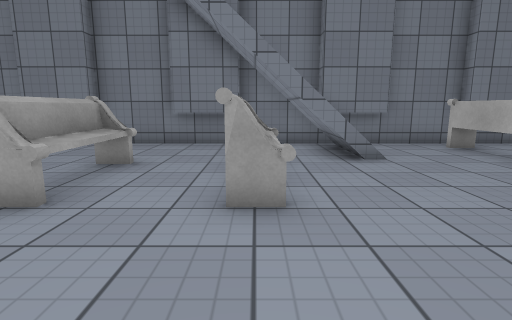
view 1 (above)

17 first-person views from a walk through a Unity game level. The camera is 1.2 m above the floor, tilts 10° down and sees 80° across. The floor is counted in squares, 1 m on a side. Each view is taken from the middle of a square. On the plan, view 1 faces up. The plan holds only what a view shows up to about 13 squares ahead; the rest is blank. The place goes on beyond the plan. Some animated figures are left out. Some surface patterns are stand-ins.

view 2
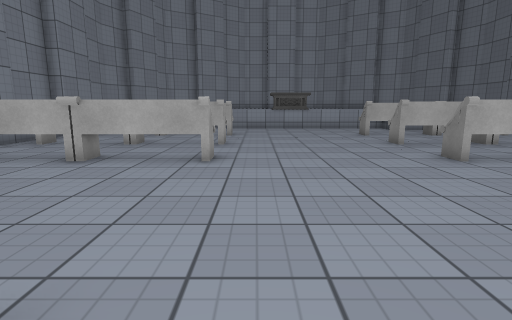

view 3
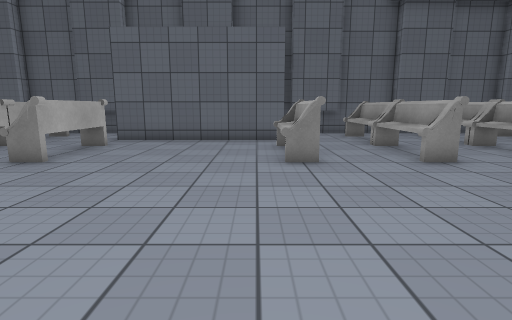

view 4
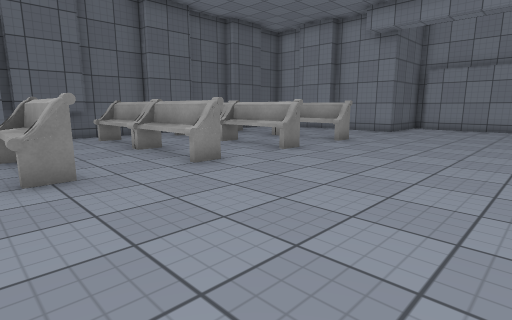

view 5
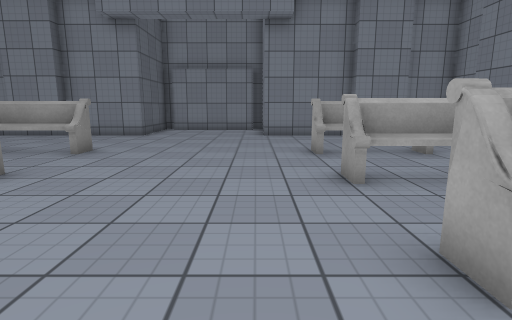

view 6
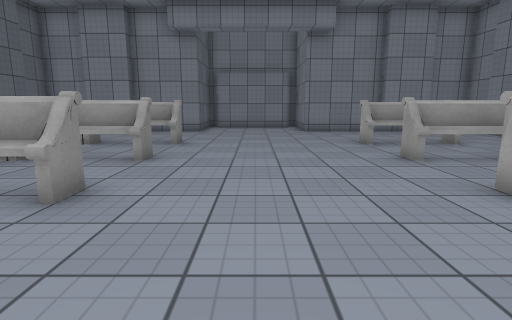

view 7
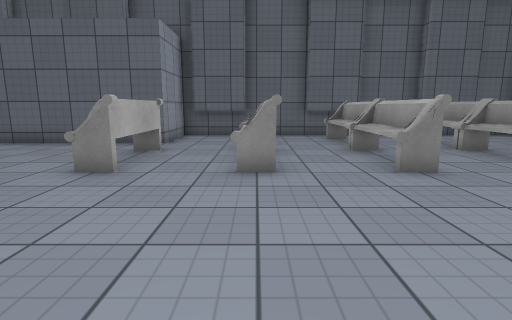

view 8
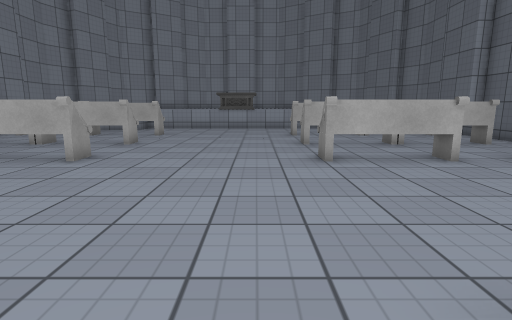

view 9
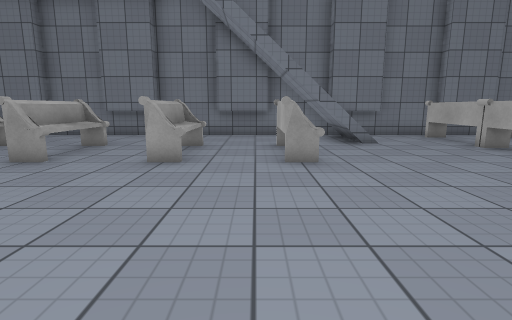

view 10
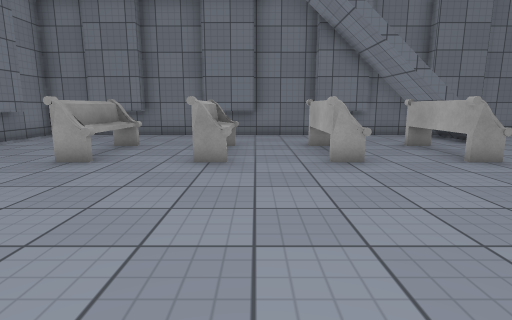

view 11
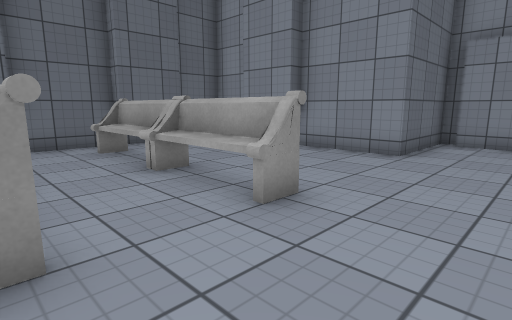

view 12
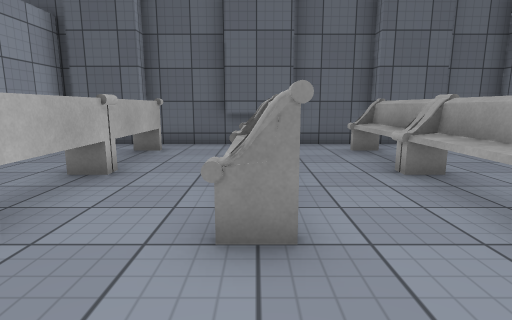

view 13
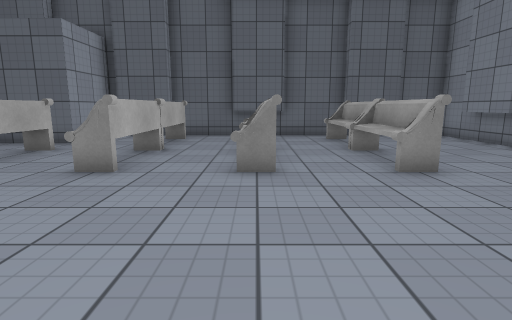

view 14
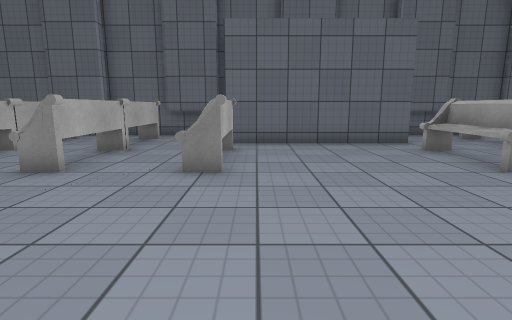

view 15
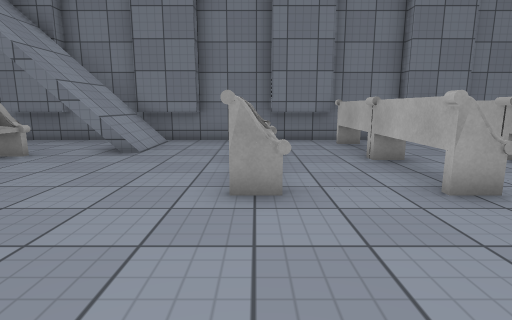

view 16
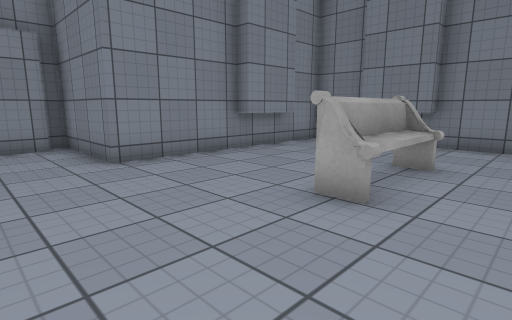

view 17
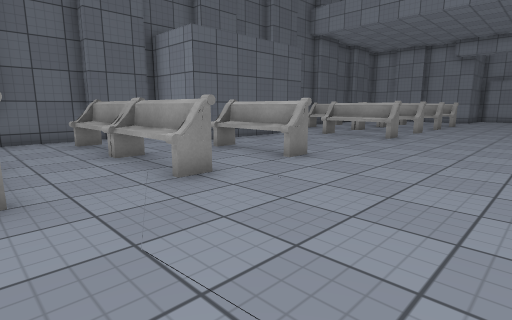

### Floor plan
Points are (right, up) in squares from view 1. A wall is a line through its corners. A room is listed if a view was taken in it or the views show most of it. See-through windows are left out.
Room 1 (views 1, 2, 3, 4, 5, 6, 7, 8, 9, 10, 11, 12, 13, 14, 15, 16, 17)
walls: (2.5, 6.9) (0.6, 6.9); (-0.5, 9.4) (-2.6, 9.4); (-5.1, 9.4) (-7.1, 9.4); (4, 9.4) (2, 9.4); (-2.6, -9.9) (-2.6, -9.3) (-0.5, -9.3); (-7.1, -9.3) (-5.1, -9.3) (-5.1, -9.9); (-9.6, 9.4) (-11.8, 9.4); (-6.3, -9.8) (0, -9.8) (0, -7) (6, -7) (6, -9.8); (6.5, -9.3) (8.5, -9.3) (8.5, -9.9); (8.6, 9.4) (6.5, 9.4); (7.2, -9.8) (11.1, -9.8) (11.1, -9.3) (12.5, -9.3); (-11.5, 9.9) (-13.7, 9.9) (-13.7, 2.3) (-15.5, 2.3); (-13.2, 8) (-13.2, 5.9) (-13.7, 5.9); (-10.4, -9.8) (-6.8, -9.8); (-13.7, -5.9) (-13.7, -9.8) (-11.9, -9.8); (-11.8, -9.3) (-9.6, -9.3) (-9.6, -9.9); (-15.5, -2.7) (-13.7, -2.7) (-13.7, -5.7) (-13.2, -5.7) (-13.2, -7.9); (11.1, 9.9) (-10.5, 9.9); (12.5, 9.4) (11.1, 9.4)
low walls: (-11.4, -9.8) (-10.8, -9.8); (11.5, -9.8) (12, -9.8)
objects: other object (-9, -8) to (-9, -6); other object (-9, -5) to (-9, -3); other object (-9, 4) to (-9, 6); other object (-6, -8) to (-6, -6); other object (-6, -5) to (-6, -3); other object (-6, 4) to (-6, 6); other object (-3, -8) to (-3, -6); other object (-3, -5) to (-3, -3); other object (-3, 4) to (-3, 6); other object (0, -5) to (0, -3); other object (0, 4) to (0, 6); other object (6, -5) to (6, -3); other object (6, 3) to (6, 6); other object (6, 7) to (6, 9); other object (9, -8) to (9, -6); other object (9, -5) to (9, -3); other object (9, 3) to (9, 6); other object (9, 7) to (9, 9); other object (12, -8) to (12, -6); other object (12, -5) to (12, -3); other object (12, 3) to (12, 6); other object (12, 7) to (12, 9)

Where each view was taken, in squares from view 1:
view 1: 0 up, 0 right, facing up
view 2: 2 up, 1 left, facing right
view 3: 4 up, 1 right, facing down
view 4: 3 up, 1 right, facing down-left
view 5: 2 up, 1 left, facing left
view 6: 0 up, 1 right, facing left
view 7: 3 up, 3 left, facing down
view 8: 1 down, 1 left, facing right
view 9: 3 down, 1 left, facing up
view 10: 3 down, 5 left, facing up
view 11: 0 up, 6 left, facing down-left
view 12: 0 up, 6 left, facing down
view 13: 3 up, 6 left, facing down
view 14: 3 up, 5 right, facing down
view 15: 1 down, 6 right, facing up
view 16: 0 up, 7 left, facing up-left
view 17: 2 up, 12 right, facing down-left
